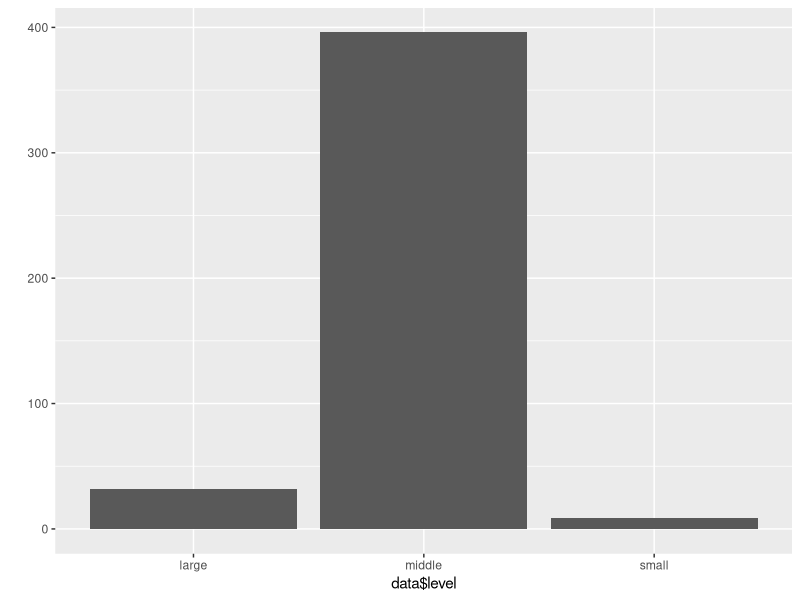

Recreate this plot in R.
library(dplyr)
library(ggplot2)


midwest <- as.data.frame(ggplot2::midwest)

data <- midwest %>% 
  mutate(tot = (poptotal-popadults)/poptotal*100) %>% 
  arrange(desc(tot))

data %>% arrange(desc(tot)) %>% 
  select(tot, county)

head(data, 5)


data <- data %>% mutate(level = ifelse(data$tot >= 40 , "large", 
                                       ifelse(data$tot >= 30, "middle", "small")))
table(data$level)
qplot(data$level)

midwest <- as.data.frame(ggplot2::midwest)
data1 <- midwest %>%
  mutate(tot_asian = (popasian/poptotal)*100) %>%
  arrange(tot_asian) %>%
  select(state, county, tot_asian) %>%
  head(10)
data1